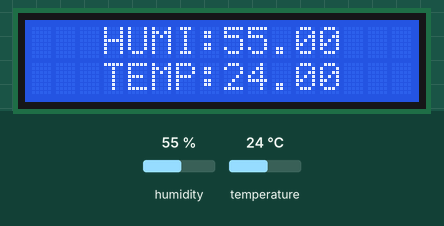
Recording of a sketch running on a simulated Arduino Uno, built with avr-gcc and run on an emulated ATmega328P. Parts: 16×2 character LCD. Inputs (shaded band) come from the test bench; at power-on: humidity 55 %, temperature 24 °C. What the sketch prints to the serial monitor is not drawn.

Above: at 1.2 s.
1.3 s: humidity set to 22 %
At 3.2 s:
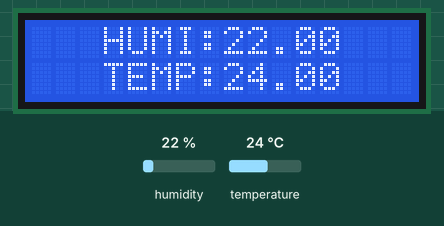
7.3 s: temperature set to 12 °C
At 8.8 s:
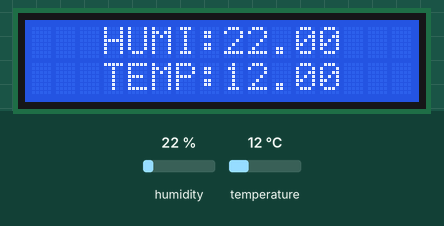
11.7 s: humidity set to 40 %
At 12.9 s:
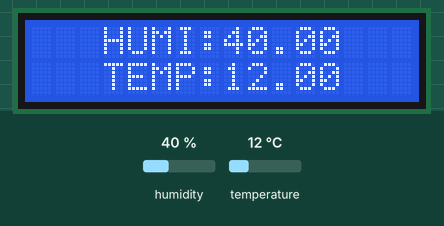
15.7 s: temperature set to 19 °C
At 16.9 s:
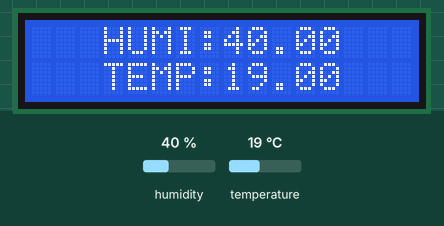
Timing chart, 0 to 18.7 s (numbered marks = the images above; inputs shaded):
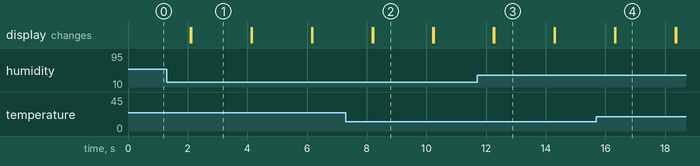

Measured:
- after the input at 1.3 s, the display: first differs from a run without the input after 0.82 s (image 1)
- after the input at 7.3 s, the display: first differs from a run without the input after 0.91 s (image 2)
- after the input at 11.7 s, the display: first differs from a run without the input after 0.57 s (image 3)
- after the input at 15.7 s, the display: first differs from a run without the input after 0.64 s (image 4)
- what the display in image 1 shows lasts 2.0 s, from 2.1 s to 4.1 s

The sketch:

tempture_datalogger_DHT22.ino
```cpp
/*
 * DHT22温湿度计
 * 西南交通大学工程训练中心
 */
//引入DHT22模块用的dht库
#include <dht.h>
//引入液晶模块使用的 liquid Crystal I2C库
#include <Wire.h>
#include <LiquidCrystal_I2C.h>

//初始化一个dht类型的实例
dht DHT;
//设置DHT22传感器传输数据使用的引脚
#define DHT22_PIN 5

//初始化一个液晶屏幕的实例,初始化时设置地址为0x3f（根据实际情况设置，国产常用0x27,0x3f），液晶尺寸为1602
LiquidCrystal_I2C lcd(0x3f,16,2);  // set the LCD address to 0x27 for a 16 chars and 2 line display


void setup()
{
    Serial.begin(9600); //因为蓝牙模块的波特率通常是9600，所以设定为9600
    Serial.println("status,\tHumidity (%),\tTemperature (C)");
      //初始化液晶屏幕
    lcd.init();  // initialize the lcd

}

void loop()
{
    int chk = DHT.read22(DHT22_PIN);
  //检查是否有错误
  switch (chk)
  {
    case DHTLIB_OK:
    Serial.print("OK,\t");
    break;
    case DHTLIB_ERROR_CHECKSUM:
    Serial.print("Checksum error,\t");
    break;
    case DHTLIB_ERROR_TIMEOUT:
    Serial.print("Time out error,\t");
    break;
    case DHTLIB_ERROR_CONNECT:
        Serial.print("Connect error,\t");
        break;
    case DHTLIB_ERROR_ACK_L:
        Serial.print("Ack Low error,\t");
        break;
    case DHTLIB_ERROR_ACK_H:
        Serial.print("Ack High error,\t");
        break;
    default:
    Serial.print("Unknown error,\t");
    break;
  }
   // 显示数据
  Serial.print(DHT.humidity, 1);
  Serial.print(",\t");
  Serial.println(DHT.temperature, 1);
  //点亮背光
  lcd.backlight();
  //设置光标(x,y)(3就是第４个字符，０，就是第１行）
  lcd.setCursor(3,0);
  //在屏幕打印湿度
   lcd.print("HUMI:");
  lcd.print(DHT.humidity);
   //设置光标(x,y)(3就是第４个字符，1，就是第2行）
   lcd.setCursor(3,1);
  //在屏幕打印温度
  lcd.print("TEMP:");
  lcd.print(DHT.temperature);
  //延时２秒
  delay(2000);
  //清屏幕
  lcd.clear();
}
```
